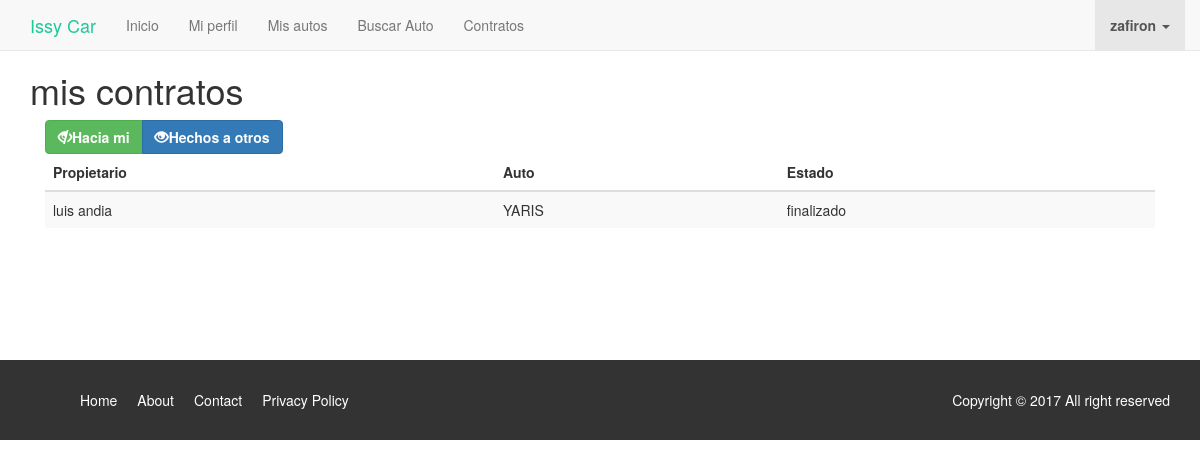
Page /auto/contratos/ (signed in) on the earlier database version.
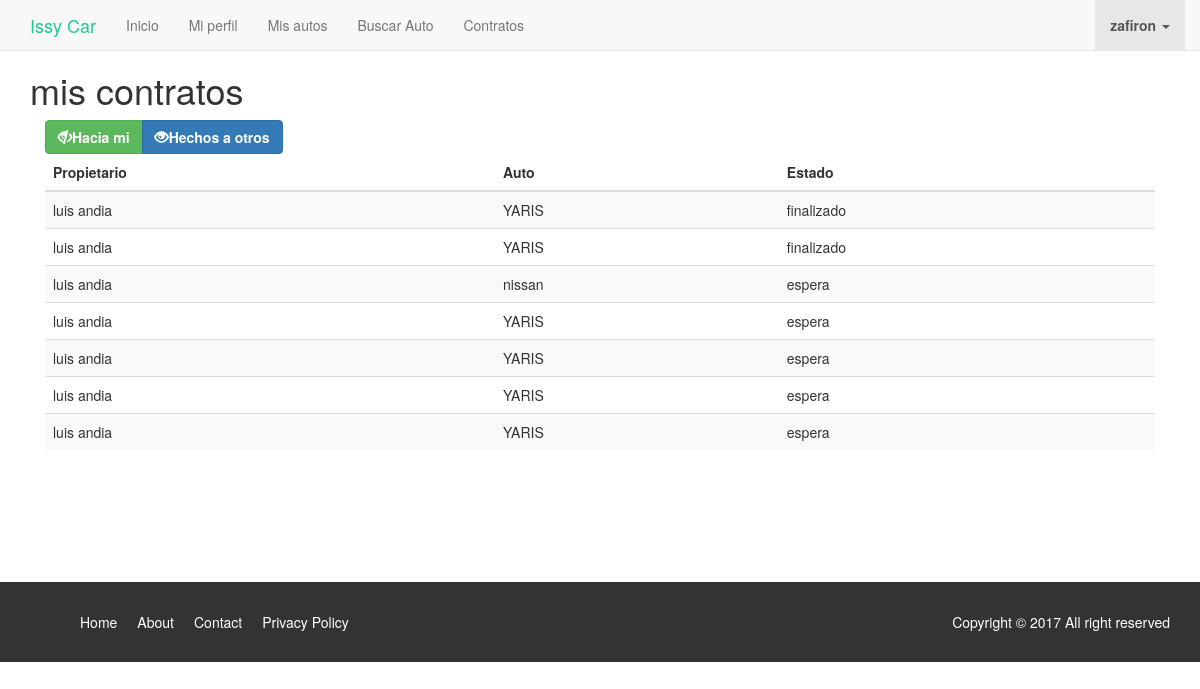
Same page on the later database version.
### auto/models.py (models this page shows, shortened)
class Contrato(models.Model):
	User_alquila=models.ForeignKey("auth.User",null=True,related_name="user_alquila")
	User_contrata=models.ForeignKey("auth.User",null=True,related_name="user_contrata")
	auto =models.ForeignKey(Auto,null=True,related_name="auto_contrata")
	hired_status=models.CharField(max_length = 1, choices = HIRED_STATUS,
	null = False, default = HIRED_STATUS[0][0])

class Auto(models.Model):
	user = models.ForeignKey("auth.User",null=True)
	modelo= models.CharField(max_length=264)
	plazas= models.CharField(max_length=264)
	aire_acondicionado= models.CharField(max_length=264)
	tipo_transmision= models.CharField(max_length=264)
	lugar_recogida= models.CharField(max_length=264)
	precio= models.FloatField()
	jornada= models.IntegerField()
	is_alquiled= models.BooleanField(default=False)
	def __str__(self):
		return self.modelo

### conductor/models.py (models this page shows, shortened)
class Conductor(models.Model):
	user = models.OneToOneField("auth.User")
	nombre = models.CharField(max_length=264,blank=False,null=False)
	apellido = models.CharField(max_length=264,blank=False,null=False)
	estrellas = models.IntegerField(default=0,blank=False,null=False)
	estado = models.CharField(max_length=20)
	edad = models.IntegerField(blank=False,null=False)
	estado_civil = models.CharField(max_length = 1, choices = ESTADO_CIVIL, blank = False,
	null = False, default = ESTADO_CIVIL[0][0])
	ciudad = models.CharField(max_length=50,blank=False,null=False)
	inicio_app = models.DateField(default=datetime.date.today,blank=False,null=False)
	total_viajes = models.IntegerField(default=0,blank=False,null=False)
	tipo_licencia = models.CharField(max_length=8,blank=False,null=False)
	vencimiento_licencia = models.DateField(blank=False,null=False)
	telefono = models.IntegerField(blank=False,null=False)

### auto/views.py (the view)
class AutoContratos(LoginRequiredMixin,ListView):
	model= Contrato
	template_name = 'auto/contrato_list.html'
	def get_context_data(self):
		mContrato= Contrato.objects.filter(Q(User_contrata=self.request.user)| Q(User_alquila=self.request.user))
		dict_res={'contrato_list':mContrato,'is_for_me':False}
		return dict_res

### auto/templates/auto/contrato_list.html (shortened to what this page needs)
{% extends 'base.html' %}
{%  block content %}
<div class="container micontenido">
	<h1>mis contratos</h1>
	<div class="col-md-12">
		<div class="btn-group">
			<a class="btn btn-success" href="{% url 'auto:ofertas_hacia_mi' %}">
				<span class="glyphicon glyphicon-eye-close"></span><strong>Hacia mi</strong>
			</a>
			<a class="btn btn-primary" href="{% url 'auto:ofertas_hacia_otros' %}">
				<span class="glyphicon glyphicon-eye-open"></span><strong>Hechos a otros</strong>
			</a>
		</div>
	</div>
	<div class="col-md-12">
		<div class="table-responsive">
			<table class="table table-hover table-striped">
				<thead>
					<tr>
						<th>
							{% if is_for_me %}
							Interesado
							{%else%}
							Propietario
							{%endif%}
						</th>
						<th>Auto</th>
						<th>Estado</th>
					</tr>
				</thead>
				<tbody class="table-hover">
					{% for contrato in contrato_list%}
					<tr>
						<td>
							{%if is_for_me%}
							{{contrato.User_contrata.conductor.nombre}} {{contrato.User_contrata.conductor.apellido}}
							{%else%}
							{{contrato.User_alquila.conductor.nombre}} {{contrato.User_alquila.conductor.apellido}}
							{%endif%}
						</td>
						<td>
							{{contrato.auto}}
						</td>
						<td>{{contrato.get_hired_status_display }}
						</td>
					</tr>
					{%endfor%}
				</tbody>
			</table>
		</div>
	</div>
</div>
{% endblock %}

Differences in the rows shown:
added Contrato: User_alquila.conductor.nombre "luis", User_alquila.conductor.apellido "andia", auto "YARIS", hired_status "finalizado"
added Contrato: User_alquila.conductor.nombre "luis", User_alquila.conductor.apellido "andia", auto "nissan", hired_status "espera"
added Contrato: User_alquila.conductor.nombre "luis", User_alquila.conductor.apellido "andia", auto "YARIS", hired_status "espera"
added Contrato: User_alquila.conductor.nombre "luis", User_alquila.conductor.apellido "andia", auto "YARIS", hired_status "espera"
added Contrato: User_alquila.conductor.nombre "luis", User_alquila.conductor.apellido "andia", auto "YARIS", hired_status "espera"
added Contrato: User_alquila.conductor.nombre "luis", User_alquila.conductor.apellido "andia", auto "YARIS", hired_status "espera"
